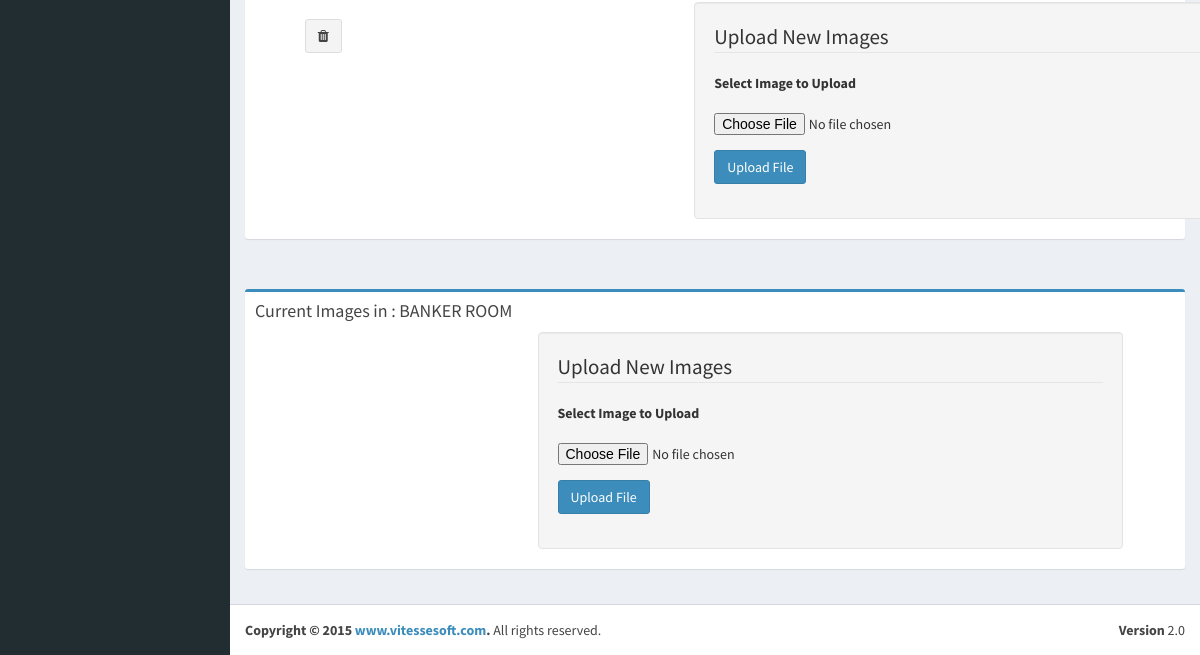
The app's page /index.php/admin/room_images (lower part), older data.
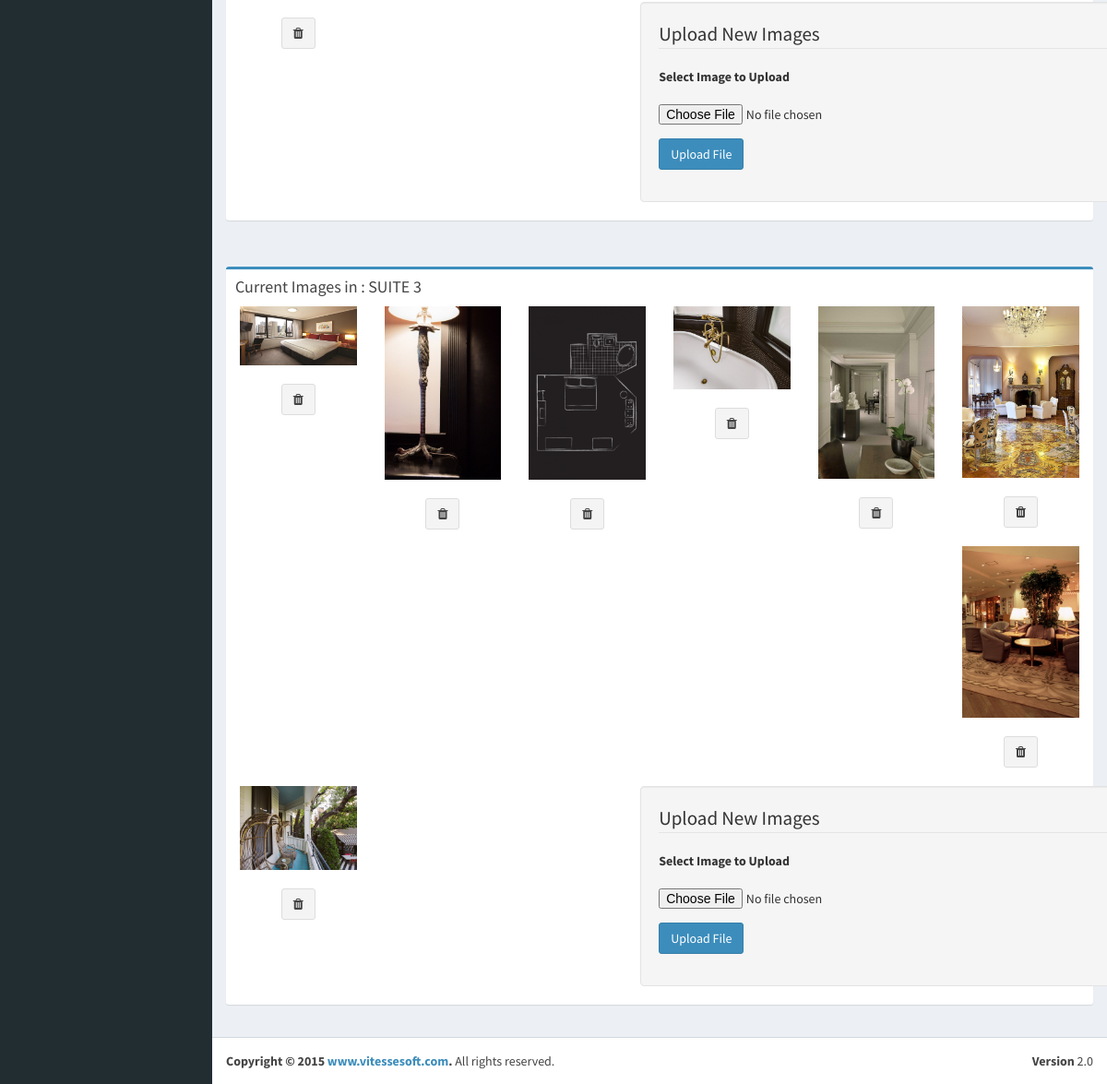
The same page, newer data.
### tables this page shows
CREATE TABLE IF NOT EXISTS `room_img_urls` (
  `ril_id` int(11) NOT NULL AUTO_INCREMENT,
  `rm_id` int(11) NOT NULL,
  `img_type` varchar(20) NOT NULL,
  `ril_img_url` varchar(500) NOT NULL,
  `style_col` varchar(11) NOT NULL,
  `class` varchar(50) NOT NULL,
  PRIMARY KEY (`ril_id`,`rm_id`)
);

CREATE TABLE IF NOT EXISTS `rooms` (
  `rm_id` int(11) NOT NULL AUTO_INCREMENT,
  `rm_name` varchar(200) NOT NULL,
  `rm_comments` varchar(1000) NOT NULL,
  `rm_cover_img` varchar(500) NOT NULL,
  `rm_available` int(2) NOT NULL,
  `max_no_of_guest` int(11) NOT NULL,
  `rm_detail` varchar(1000) NOT NULL,
  `rm_addtional_details` varchar(1000) NOT NULL,
  `rm_amount` double(10,2) NOT NULL,
  PRIMARY KEY (`rm_id`)
);

### application/controllers/Admin.php (called while the page is built, shortened)
<?php
class Admin extends CI_Controller {
    function __construct() {
        $this->load->helper(array('form', 'url'));
    }
    public function room_images() {
        $this->load->model('imagemodel');
        $room['images'] = $this->imagemodel->getAllRoomImages();
        $room['details'] = $this->imagemodel->getAllRoomDetails();
        $this->load->view('admin_room_img', $room);
    }
}

### index.php (called while the page is built, shortened)
<?php
require_once BASEPATH.'core/CodeIgniter.php';

### application/models/imagemodel.php (called while the page is built, shortened)
<?php
class imagemodel extends CI_Model {
    function getAllRoomImages() {
        $query = $this->db->get('room_img_urls');
        if ($query->num_rows() > 0) {
            return $query->result();
        }
    }
    function getAllRoomDetails() {
        $query = $this->db->get('rooms');
        if ($query->num_rows() > 0) {
            return $query->result();
        }
    }
}
?>

### application/views/admin_room_img.php (the view, shortened to what this page needs)
<!DOCTYPE html>
<html>
    <head>
        <link href="<?php echo base_url(); ?>resoures/admin/bootstrap/css/bootstrap.min.css" rel="stylesheet" type="text/css" />
        <link href="https://maxcdn.bootstrapcdn.com/font-awesome/4.3.0/css/font-awesome.min.css" rel="stylesheet" type="text/css" />
        <link href="https://code.ionicframework.com/ionicons/2.0.1/css/ionicons.min.css" rel="stylesheet" type="text/css" />
        <link href="<?php echo base_url(); ?>resoures/admin/dist/css/AdminLTE.min.css" rel="stylesheet" type="text/css" />
        <link href="<?php echo base_url(); ?>resoures/admin/dist/css/skins/_all-skins.min.css" rel="stylesheet" type="text/css" />
    </head>
    <body class="skin-blue sidebar-mini">
        <div class="wrapper">
            <?php include_once './resoures/admin/imports/admin_temp_nav.php'; ?>
            <div class="content-wrapper">
                <?php
                if (!empty($details)) {
                    $image_no = 0;
                    foreach ($details as $room_detail) {
                        $image_no++;
                        echo "<section class='content'><div class='row'><div class='col-md-12'><div class='box box-primary'><div class='box-header'>";
                        echo "<h2 class='box-title'>Current Images in : " . $room_detail->rm_name . "</h2></div>";
                        if (!empty($images)) {
                            foreach ($images as $home) {
                                if ($home->rm_id == $image_no) {
                                    echo "<div class='col-lg-2 col-md-4 col-xs-6 thumb'>";
                                    echo "<img class='img-responsive' src='" . base_url() . $home->ril_img_url . "' alt=''><br>";
                                    echo "<center><a href='" . base_url() . "/index.php/image/delete/" . $home->ril_id . "'><button type='button' class='btn btn-default'><i class='fa fa-trash'></i></button></a></center>";
                                    echo "<br></div>";
                                }
                            }
                        }
                        echo "<div class='container'><div class='row'><div class='col-md-6 col-md-offset-3 well'>";
                        echo "<legend>Upload New Images</legend>" . form_open_multipart('image/upload');
                        echo "<fieldset><div class='form-group'><div class='row'><div class='col-md-12'><label for='filename' class='control-label'>Select Image to Upload</label></div></div></div>";
                        echo "<div class = 'form-group'><div class = 'row'><div class = 'col-md-12'>";
                        echo "<input type = 'file' name = 'filename' size = '20' />";
                        echo "<span class = 'text-danger'>";
                        echo "</span></div></div></div>";
                        echo "<div class='form-group'><div class='row'><div class='col-md-12'><input type='submit' value='Upload File' class='btn btn-primary'/></div></div></div></fieldset>";
                        echo "</div></div></div></div></div></div></section>";
                    }
                }
                ?>
            </div>
                <?php include_once './resoures/admin/imports/admin_temp_footer.php'; ?>
        </div>
    </body>
</html>

Row changes from the older to the newer data that the page shows:
changed rooms: rm_name "BANKER ROOM" → "SUITE 3"
added room_img_urls: ril_img_url (picture), shown under rooms "SUITE 3"
added room_img_urls: ril_img_url (picture), shown under rooms "SUITE 3"
added room_img_urls: ril_img_url (picture), shown under rooms "SUITE 3"
added room_img_urls: ril_img_url (picture), shown under rooms "SUITE 3"
added room_img_urls: ril_img_url (picture), shown under rooms "SUITE 3"
added room_img_urls: ril_img_url (picture), shown under rooms "SUITE 3"
added room_img_urls: ril_img_url (picture), shown under rooms "SUITE 3"
added room_img_urls: ril_img_url (picture), shown under rooms "SUITE 3"
